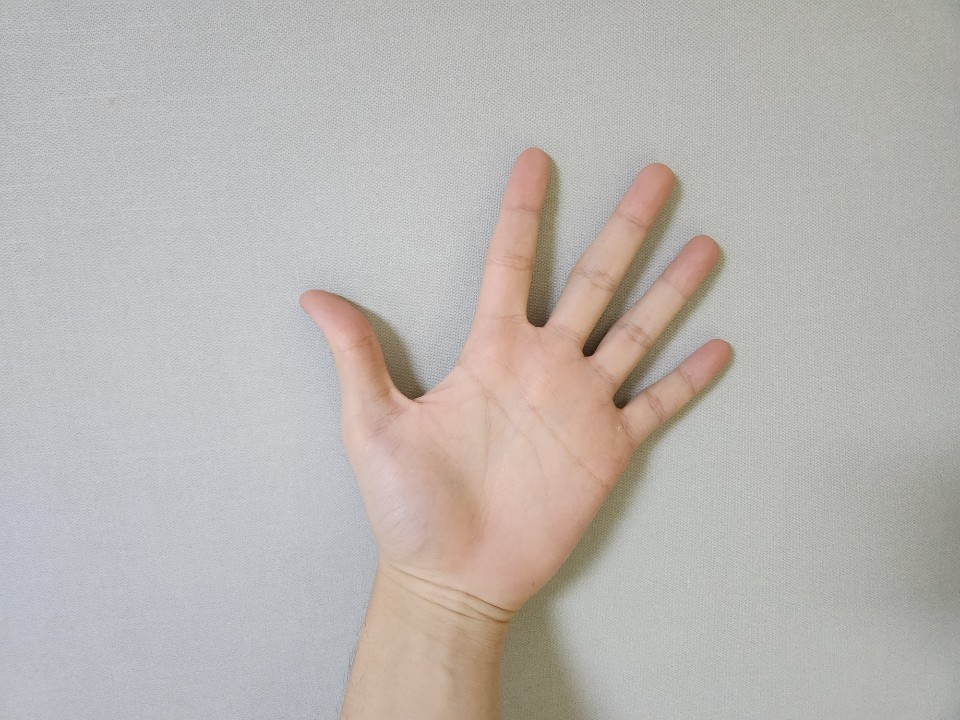
#> input picture src/input/hand1.jpg, 960 x 720 px; its folder holds only this picture in this run
$ python -i classification.py   (imports and definitions only)
#> lines starting #> are read from the running program, lines starting #| are printed output that depends on the picture; after the words box and inside, x2 and y2 are one past the last pixel; in counts of white or black regions, pixels touching at a corner belong together
### code/my_utils.py
import os
import logging
import cv2
import matplotlib.pyplot as plt


# [23 lines left out: functions set_logger_config, change_to_project_path, not called in this run]

def check_loaded_image(image: cv2.typing.MatLike):
    assert image is not None, "MyDebug: imread error"

def is_path_exists(file_path: str) -> bool:
    return os.path.exists(file_path)

def check_path_exists(file_path: str) -> None:
    assert is_path_exists(file_path), f"MyDebug: {file_path} - image not found"

def check_path_compatibility(folder_path: str):
    if not is_path_exists(folder_path):
        os.makedirs(folder_path)

# [41 lines left out: functions get_filename_without_extension, save_comparison, save_result_original, not called in this run]

def setup_logger(name: str, log_file: str, level=logging.INFO):
    logger = logging.getLogger(name)

    logger.setLevel(level)

    log_parent_path = "./log"
    handler = logging.FileHandler("{}/{}".format(log_parent_path, log_file))
    handler.setLevel(level)

    logging_format = "%(asctime)s: %(levelname)s - %(message)s"
    formatter = logging.Formatter(logging_format)
    handler.setFormatter(formatter)

    if logger.hasHandlers():
        logger.handlers.clear()
    logger.addHandler(handler)

    logger.info(f"------------------------------Setup logger: @{log_file}-------------------------------")
    return logger

# logger = logging.getLogger(__name__)

# TODO: Add tracking logger
# set_logger_config()
logger = setup_logger("General", "all-process.log")
logger_classify = setup_logger("Classify", "classify.log")

### code/classification.py
import os
import glob
import numpy as np
import cv2
from PIL import Image
from skimage.morphology import skeletonize
import mediapipe as mp

from my_utils import *
#########################################################################################
# Sketch of idea                                                                        #
# - Build a graph : nodes = end pt. + intersection pt.                                  #
#                  edges = line segments (save pixel coordinates with next direction)   #
# - Find all possible paths(lines) from graph : graph backtracking                      #
# - Find three lines nearest to each cluster centers in feature space                   #
#   Find cluster centers using k-means clustering (k=3)                                 #
#########################################################################################

# code reference: https://google.github.io/mediapipe/solutions/hands.html
# data reference: https://drive.google.com/file/d/1B4uj-b4RuUNkC_oeCsRkuih4rjuQ6tHH/view

### 0. Load Data ###


# PLSU folder should exist in advance
# rectify images in PLSU folder
# find homography matrix using original image
# then apply homography matrix to detected line image
# input is the number 'idx' from image{idx}.jpg(.png)
# [93 lines left out: functions rectify, load_data, not called in this run]


### 1. Find possible lines ###

# connect seperated lines by gradient
# https://stackoverflow.com/questions/63727525/how-to-connect-broken-lines-that-cannot-be-connected-by-erosion-and-dilation
# https://stackoverflow.com/questions/43859750/how-to-connect-broken-lines-in-a-binary-image-using-python-opencv


# find all possible lines by graph backtracking
# lines_node : list of lines represented by nodes // ex. [[node0, ..., node3], ..., [node2, ..., node4]]
# temp : list of nodes up to now
# graph : node -> {adj. node -> line between two node} (dictionary type)
# visited_node : visited nodes up to now
# finished_node : visited nodes at least once
# node : current node
def backtrack(lines_node, temp, graph, visited_node, finished_node, node):
    end_pt = True
    for next_node in graph[node].keys():
        if not visited_node[next_node]:
            end_pt = False
            temp.append(next_node)
            visited_node[next_node] = True
            finished_node[next_node] = True
            backtrack(lines_node, temp, graph, visited_node, finished_node, next_node)
            del temp[-1]
            visited_node[next_node] = False
    # if there is no way to preceed, current node is the end node
    # add current line to the list
    if end_pt:
        line_node = []
        line_node.extend(temp)
        lines_node.append(line_node)


# find possible lines
# (1) build a graph
# (2) find all possible lines by graph backtracking
# (3) filter lines with length, direction criteria
def group(img):
    # MyLogger
    logger_classify.info(f"Enter {__name__}")
    # (1) build a graph

    # (1)-1 find all nodes
    count = np.zeros(img.shape)
    nodes = []

    for j in range(1, img.shape[0] - 1):
        for i in range(1, img.shape[1] - 1):
            if img[j, i] == 0:
                continue
            count[j, i] = np.count_nonzero(img[j - 1 : j + 2, i - 1 : i + 2]) - 1
            if count[j, i] == 1 or count[j, i] >= 3:
                nodes.append((j, i))

    # sort nodes to traverse from upper-left to lower-right
    logger_classify.info(f"\t nodes \t: {nodes}")
    nodes.sort(key=lambda x: x[0] + x[1])
    logger_classify.info(f"\t nodes (sorted): {nodes}")

    # (1)-2 save all connections
    graph = dict()
    for node in nodes:
        graph[node] = dict()

    not_visited = np.ones(img.shape)

    # MyDebug
    # print(f"------------------ new not visited -------------")
    for node in nodes:
        y, x = node
        not_visited[y, x] = 0
        around = np.multiply(
            count[y - 1 : y + 2, x - 1 : x + 2],
            not_visited[y - 1 : y + 2, x - 1 : x + 2],
        )
        next_pos = np.transpose(np.nonzero(around))
        if next_pos.shape[0] == 0:
            continue

        # MyDebug
        # print(f"next pos: {next_pos}")

        for dy, dx in next_pos:
            y, x = node
            next_y = y + dy - 1
            next_x = x + dx - 1
            if dx == 0 or (dy == 0 and dx == 1):
                dy, dx = 2 - dy, 2 - dx
            temp_line = [[y, x, 0, 0], [next_y, next_x, dy - 1, dx - 1]]
            if count[next_y, next_x] == 1 or count[next_y, next_x] >= 3:
                not_visited[next_y, next_x] = 1
                graph[tuple(temp_line[0][:2])][tuple(temp_line[-1][:2])] = temp_line
                temp_line_rev = list(reversed(temp_line))
                graph[tuple(temp_line[-1][:2])][tuple(temp_line[0][:2])] = temp_line_rev
                continue

            while True:
                y, x = temp_line[-1][:2]
                not_visited[y, x] = 0
                around = np.multiply(
                    count[y - 1 : y + 2, x - 1 : x + 2],
                    not_visited[y - 1 : y + 2, x - 1 : x + 2],
                )
                next_pos = np.transpose(np.nonzero(around))
                if next_pos.shape[0] == 0:
                    break

                # update line
                next_y = y + next_pos[0][0] - 1
                next_x = x + next_pos[0][1] - 1
                dy, dx = next_y - y, next_x - x
                if dx == -1 or (dy == -1 and dx == 0):
                    dy, dx = -dy, -dx
                temp_line.append([next_y, next_x, dy, dx])
                not_visited[next_y, next_x] = 0

                # check end condition
                if count[next_y, next_x] == 1 or count[next_y, next_x] >= 3:
                    # if len(temp_line) > 10:
                    graph[tuple(temp_line[0][:2])][tuple(temp_line[-1][:2])] = temp_line
                    temp_line_rev = list(reversed(temp_line))
                    graph[tuple(temp_line[-1][:2])][
                        tuple(temp_line[0][:2])
                    ] = temp_line_rev
                    not_visited[next_y, next_x] = 1

                    # MyDebug
                    # print(f"end loop => count:{count[next_y, next_x]}")
                    break

        not_visited[node[0], node[1]] = 1

    # (2) find all possible lines by graph backtracking
    lines_node = []
    visited_node = dict()
    finished_node = dict()
    for node in nodes:
        visited_node[node] = False
        finished_node[node] = False

    for node in nodes:
        if not finished_node[node]:
            temp = [node]
            visited_node[node] = True
            finished_node[node] = True
            backtrack(lines_node, temp, graph, visited_node, finished_node, node)

    # (3) filter lines with length, direction criteria
    lines = []
    for line_node in lines_node:
        num_node = len(line_node)
        if num_node == 1:
            continue
        wrong = False
        line = []
        prev, cur = None, line_node[0]
        for i in range(1, num_node):
            nxt = line_node[i]
            # if the inner product of two connected line segments vectors is <0, discard it
            if (
                i > 1
                and (cur[0] - prev[0]) * (nxt[0] - cur[0])
                + (cur[1] - prev[1]) * (nxt[1] - cur[1])
                < 0
            ):
                wrong = True
                break
            line.extend(graph[cur][nxt])
            prev, cur = cur, nxt
        # if the length is <10, discard it
        if wrong or len(line) < 10:
            continue
        lines.append(line)

    return lines


### 2. Choose three lines ###


# classify lines using l2 distance with centers in feature space
# remain at most 3 lines
def classify_lines(centers, lines, image_height, image_width):
    classified_lines = [None, None, None]
    line_idx = [None, None, None]
    nearest = [1e9, 1e9, 1e9]

    feature_list = np.empty((0, 24))
    for line in lines:
        feature = extract_feature(line, image_height, image_width)
        feature_list = np.vstack((feature_list, feature))

    num_lines = len(lines)
    for i in range(3):
        center = centers[i]
        for j in range(num_lines):
            chosen = False
            for k in range(i - 1):
                if line_idx[k] == j:
                    chosen = True
                    break
            if chosen:
                continue
            feature = feature_list[j]
            dist = np.linalg.norm(feature - center)
            if dist < nearest[i]:
                nearest[i] = dist
                classified_lines[i] = lines[j]
                line_idx[i] = j

    return classified_lines


### 3. Color each line ###


# color lines with BGR
# [11 lines left out: function color, not called in this run]


### Others ###


# extract feature from a line
def extract_feature(line, image_height, image_width):
    # feature = [min_y, min_x, max_y, max_x] + mean of direction info(dy,dx) * N intervals
    # => (2N+4)-dim
    image_size = np.array([image_height, image_width], dtype=np.float32)
    feature = np.append(
        np.min(line, axis=0)[:2] / image_size, np.max(line, axis=0)[:2] / image_size
    )
    feature *= 10
    N = 10
    step = len(line) // N
    for i in range(N):
        l = line[i * step : (i + 1) * step]
        feature = np.append(feature, np.mean(l, axis=0)[2:])
    return feature


# find 3 cluster centers in feature space
# we can use pre-trained centers for testing
def get_cluster_centers(new_centers=False):
    if new_centers:
        # prepare good samples
        good = [
            12,
            104,
            193,
            212,
            220,
            249,
            256,
            295,
            304,
            396,
            402,
            487,
            698,
            908,
            992,
        ]
        for idx in good:
            rectified = rectify(idx)
            cv2.imwrite("good_sample/image" + str(idx) + ".png", rectified)

        # put all data in feature space
        data = np.empty((0, 24))
        for img_path in glob.glob("good_sample/*.png"):
            img = cv2.imread(img_path)
            skel_img = cv2.cvtColor(skeletonize(img), cv2.COLOR_BGR2GRAY)
            lines = group(skel_img)
            for line in lines:
                feature = extract_feature(line, 1024, 1024)
                data = np.vstack((data, feature))

        # k-means clustering (k=3)
        criteria = (cv2.TERM_CRITERIA_EPS | cv2.TERM_CRITERIA_MAX_ITER, 10, 1.0)
        ret, label, centers = cv2.kmeans(
            data.astype(np.float32), 3, None, criteria, 10, cv2.KMEANS_RANDOM_CENTERS
        )

        # sort centers according to max_y
        centers = list(centers)
        centers.sort(key=lambda x: x[2])
    else:
        centers = [
            np.array(
                [
                    5.232849,
                    4.881592,
                    6.3223267,
                    6.64093,
                    0.8113839,
                    0.655735,
                    0.82874316,
                    0.74796075,
                    0.7993417,
                    0.8345605,
                    0.68143266,
                    0.90320605,
                    0.5769709,
                    0.9721149,
                    0.53258324,
                    0.98307294,
                    0.4804058,
                    0.9829783,
                    0.36796156,
                    0.99141085,
                    0.24345541,
                    0.99082345,
                    0.30017138,
                    0.9736235,
                ],
                dtype=np.float32,
            ),
            np.array(
                [
                    5.645419,
                    4.169626,
                    7.126243,
                    6.0026045,
                    0.3532842,
                    0.928315,
                    0.4692493,
                    0.9680717,
                    0.578683,
                    0.9680221,
                    0.7227269,
                    0.9454175,
                    0.7741767,
                    0.9495983,
                    0.7802345,
                    0.89685285,
                    0.8743354,
                    0.8478447,
                    0.85625464,
                    0.82669544,
                    0.88459945,
                    0.8000444,
                    0.8956431,
                    0.74734426,
                ],
                dtype=np.float32,
            ),
            np.array(
                [
                    5.755994,
                    3.8910964,
                    8.680631,
                    5.3926454,
                    0.4247846,
                    0.93111324,
                    0.6940754,
                    0.9203782,
                    0.8567455,
                    0.767301,
                    0.9177662,
                    0.6054738,
                    0.9801044,
                    0.47111732,
                    0.9812451,
                    0.34593108,
                    0.97122467,
                    0.28715244,
                    0.9036454,
                    0.26124895,
                    0.8069528,
                    0.25324377,
                    0.59989274,
                    0.32016128,
                ],
                dtype=np.float32,
            ),
        ]
    return centers


def classify(path_to_palmline_image):
    # load (rectified) test data
    # num_data = 10
    # load_data(num_data)

    # get cluster centers
#> called with path_to_palmline_image = '../src/input/hand1.jpg'
    centers = get_cluster_centers()

    palmline_img = cv2.imread(path_to_palmline_image)
#> palmline_img is the input picture: shape (720, 960, 3); mean B, G, R 177.4, 181.1, 185.8
    kernel = np.ones((3, 3), np.uint8)
    # dilated = cv2.dilate(palmline_img, kernel, iterations=3)
    # eroded = cv2.erode(dilated, kernel, iterations=3)

    # TODO: Fix
    gray_img = cv2.cvtColor(palmline_img, cv2.COLOR_BGR2GRAY)
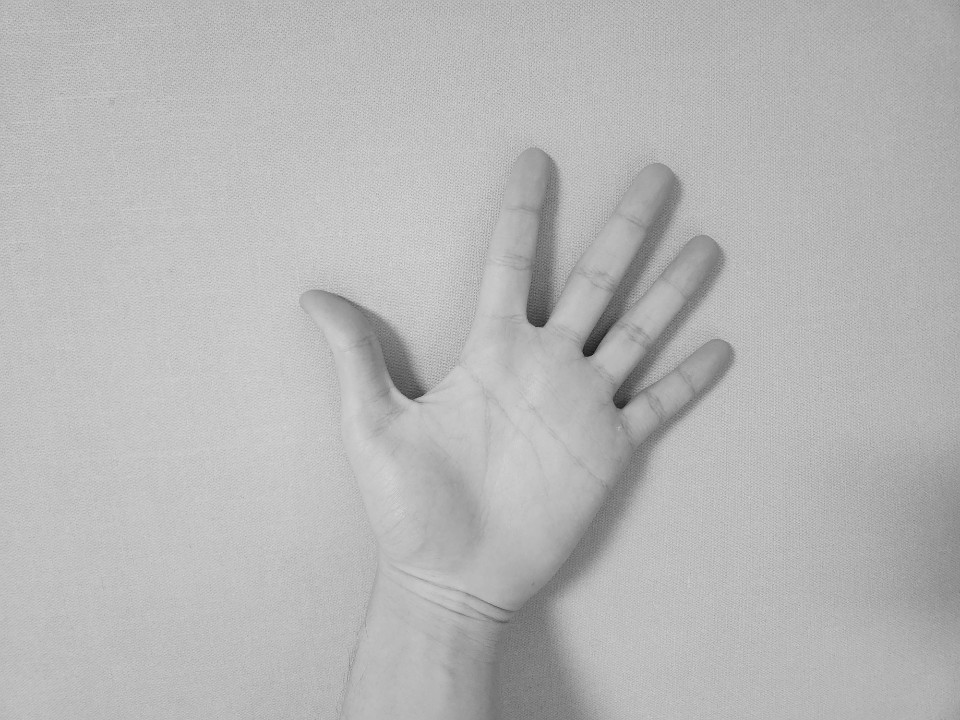
#> gray_img: shape (720, 960); min 17, max 223, mean 182.1

    skeleton = skeletonize(gray_img)
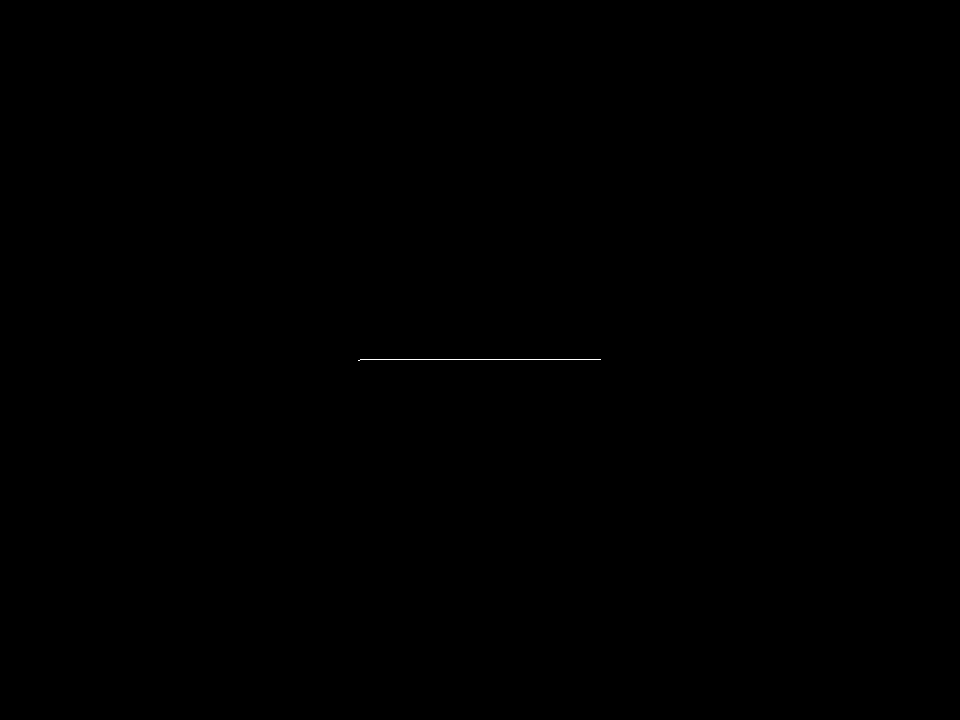
#> skeleton: shape (720, 960) bool; 0.04% white in thin lines or dots, all inside (x1, y1, x2, y2) = (358, 359, 601, 361)
    skel_img = skeleton.astype(np.uint8) * 255

    # TODO: comment code
    # skel_img = cv2.cvtColor(skeletonize(palmline_img), cv2.COLOR_BGR2GRAY)

    # cv2.imwrite('results/skel.jpg',skel_img)

    lines = group(skel_img)  # get candidate lines
#> after the loop in group, `for j in range(1, img.shape[0] - 1):`: nodes = [(359, 600), (360, 358)]
#> the loop in group, `for node in nodes:` made 2 passes
#> after the loop in group, `for node in nodes:`: graph = 2 items
#> the loop in group, `for node in nodes:` made 2 passes
#> after the loop in group, `for node in nodes:`: not_visited: shape (720, 960) float64; values 0 (black) and 1 (white), 100% white; black in thin lines or dots, all inside (x1, y1, x2, y2) = (359, 359, 601, 361)
#> after the loop in group, `for node in nodes:`: finished_node = {(360, 358): False, (359, 600): False}
#> the loop in group, `for node in nodes:` made 2 passes
#> after the loop in group, `for node in nodes:`: finished_node = {(360, 358): True, (359, 600): True}; visited_node = {(360, 358): True, (359, 600): False}
#> the loop in group, `for line_node in lines_node:` made 1 pass
#> (line_node, num_node) on pass 1: ([(360, 358), (359, 600)], 2)
#> after the loop in group, `for line_node in lines_node:`: lines = 1 item
#> lines = 1 item
    logger.info(f"\t number of lines (group by backtrack): {len(lines)}")

    lines = classify_lines(
        centers, lines, palmline_img.shape[0], palmline_img.shape[1]
    )  # choose 3 lines from candidates
#> the loop in classify_lines, `for line in lines:` made 1 pass
#> (image_size in extract_feature, feature, N in extract_feature, step in extract_feature) on pass 1: ([720, 960], [4.99, 3.73, 5, 6.25], 10, 24)
#> in classify_lines, `num_lines = len(lines)`: num_lines = 1
#> after the loop in classify_lines, `for i in range(3):`: classified_lines = 3 items; nearest = [2.67, 3.3, 1e+09]
#> lines = 3 items
    # colored_img = color(skel_img, classified_lines) # color 3 lines (RGB)

    return lines

>>> result = classify('../src/input/hand1.jpg')
#> result = 3 items
